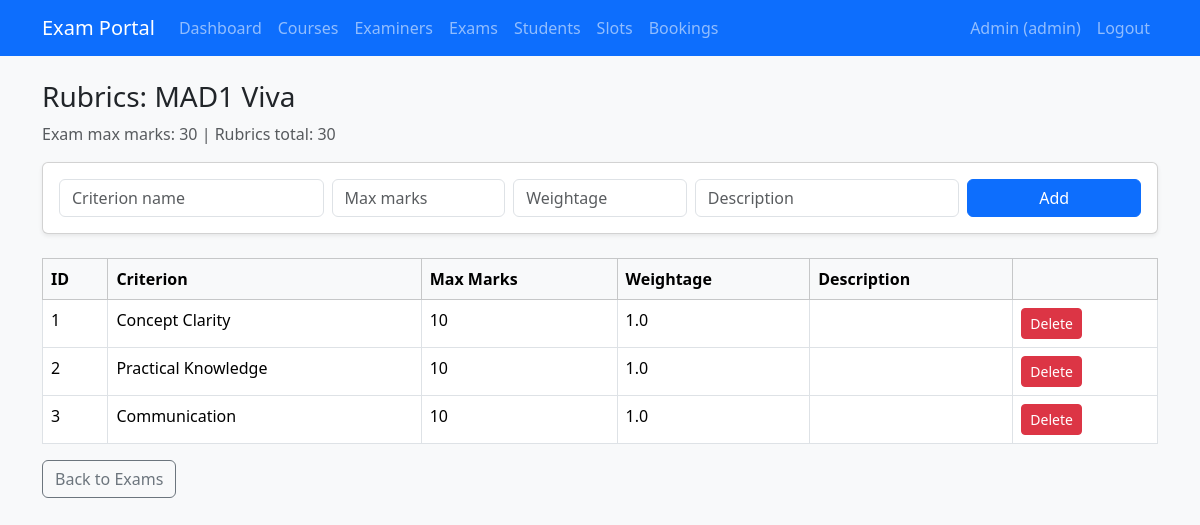
Screenshot of /admin/exams/1/rubrics (signed in) with the database file from the repository.
### models.py (models this page shows)
class User(UserMixin, db.Model):
    id = db.Column(db.Integer, primary_key=True)
    name = db.Column(db.String(100), nullable=False)
    email = db.Column(db.String(120), unique=True, nullable=False)
    password = db.Column(db.String(200), nullable=False)
    role = db.Column(db.String(20), nullable=False)  # admin / examiner / student
    contact = db.Column(db.String(20))
    department = db.Column(db.String(100))           # examiner ke liye
    is_approved = db.Column(db.Boolean, default=False)  # examiner approval
    is_active_user = db.Column(db.Boolean, default=True)

class Exam(db.Model):
    id = db.Column(db.Integer, primary_key=True)
    course_id = db.Column(db.Integer, db.ForeignKey('course.id'), nullable=False)
    examiner_id = db.Column(db.Integer, db.ForeignKey('user.id'))  # assigned examiner
    name = db.Column(db.String(100), nullable=False)
    exam_type = db.Column(db.String(30))   # Viva / Practical / Project Demo / Assessment
    duration = db.Column(db.Integer)       # minutes
    max_marks = db.Column(db.Integer)
    slot_create_start = db.Column(db.Date)
    slot_create_end = db.Column(db.Date)
    booking_start = db.Column(db.Date)
    booking_end = db.Column(db.Date)
    status = db.Column(db.String(20), default='Draft')
    results_published = db.Column(db.Boolean, default=False)
    course = db.relationship('Course')
    examiner = db.relationship('User')

class Rubric(db.Model):
    id = db.Column(db.Integer, primary_key=True)
    exam_id = db.Column(db.Integer, db.ForeignKey('exam.id'), nullable=False)
    criterion = db.Column(db.String(100), nullable=False)
    max_marks = db.Column(db.Integer, nullable=False)
    weightage = db.Column(db.Float, default=1.0)
    description = db.Column(db.Text)

### app.py (the view, shortened to what this page needs)
@app.route('/admin/exams/<int:eid>/rubrics', methods=['GET', 'POST'])
@role_required('admin')
def exam_rubrics(eid):
    exam = db.get_or_404(Exam, eid)
    rubrics = Rubric.query.filter_by(exam_id=eid).all()
    total = sum(r.max_marks for r in rubrics)
    return render_template('admin/rubrics.html', exam=exam, rubrics=rubrics, total=total)

### app.py (called while the page is built)
@login_manager.user_loader
def load_user(user_id):
    return db.session.get(User, int(user_id))

def role_required(role):
    def decorator(f):
        @wraps(f)
        def wrapper(*args, **kwargs):
            if not current_user.is_authenticated:
                return redirect(url_for('login'))
            if current_user.role != role:
                flash('Access denied.', 'danger')
                return redirect(url_for('home'))
            return f(*args, **kwargs)
        return wrapper
    return decorator

### templates/admin/rubrics.html
{% extends 'base.html' %}
{% block content %}
<h3>Rubrics: {{ exam.name }}</h3>
<p class="text-muted">Exam max marks: {{ exam.max_marks }} | Rubrics total: {{ total }}</p>
<form method="POST" class="card card-body shadow-sm mb-4">
  <div class="row g-2">
    <div class="col-md-3"><input name="criterion" class="form-control" placeholder="Criterion name" required></div>
    <div class="col-md-2"><input type="number" name="max_marks" min="1" class="form-control" placeholder="Max marks" required></div>
    <div class="col-md-2"><input type="number" step="0.1" name="weightage" class="form-control" placeholder="Weightage"></div>
    <div class="col-md-3"><input name="description" class="form-control" placeholder="Description"></div>
    <div class="col-md-2"><button class="btn btn-primary w-100">Add</button></div>
  </div>
</form>
<table class="table table-bordered bg-white">
  <thead class="table-light"><tr><th>ID</th><th>Criterion</th><th>Max Marks</th><th>Weightage</th><th>Description</th><th></th></tr></thead>
  <tbody>
  {% for r in rubrics %}
    <tr>
      <td>{{ r.id }}</td><td>{{ r.criterion }}</td><td>{{ r.max_marks }}</td>
      <td>{{ r.weightage }}</td><td>{{ r.description }}</td>
      <td>
        <form method="POST" action="{{ url_for('delete_rubric', rid=r.id) }}">
          <button class="btn btn-sm btn-danger">Delete</button>
        </form>
      </td>
    </tr>
  {% else %}
    <tr><td colspan="6" class="text-center">Abhi koi rubric nahi hai.</td></tr>
  {% endfor %}
  </tbody>
</table>
<a href="{{ url_for('admin_exams') }}" class="btn btn-outline-secondary">Back to Exams</a>
{% endblock %}

### templates/base.html (shortened to what this page needs)
<!DOCTYPE html>
<html lang="en">
<head>
  <link href="https://cdn.jsdelivr.net/npm/bootstrap@5.3.3/dist/css/bootstrap.min.css" rel="stylesheet">
</head>
<body class="bg-light">
  <nav class="navbar navbar-expand navbar-dark bg-primary mb-4">
    <div class="container">
      <a class="navbar-brand" href="{{ url_for('home') }}">Exam Portal</a>
      {% if current_user.is_authenticated and current_user.role == 'admin' %}
      <ul class="navbar-nav me-auto">
        <li class="nav-item"><a class="nav-link" href="{{ url_for('admin_dashboard') }}">Dashboard</a></li>
        <li class="nav-item"><a class="nav-link" href="{{ url_for('admin_courses') }}">Courses</a></li>
        <li class="nav-item"><a class="nav-link" href="{{ url_for('admin_examiners') }}">Examiners</a></li>
        <li class="nav-item"><a class="nav-link" href="{{ url_for('admin_exams') }}">Exams</a></li>
        <li class="nav-item"><a class="nav-link" href="{{ url_for('admin_students') }}">Students</a></li>
        <li class="nav-item"><a class="nav-link" href="{{ url_for('admin_slots') }}">Slots</a></li>
        <li class="nav-item"><a class="nav-link" href="{{ url_for('admin_bookings') }}">Bookings</a></li>
      </ul>
      {% endif %}
      <ul class="navbar-nav ms-auto">
        {% if current_user.is_authenticated %}
        <li class="nav-item"><span class="nav-link">{{ current_user.name }} ({{ current_user.role }})</span></li>
        <li class="nav-item"><a class="nav-link" href="{{ url_for('logout') }}">Logout</a></li>
        {% else %}
        <li class="nav-item"><a class="nav-link" href="{{ url_for('login') }}">Login</a></li>
        <li class="nav-item"><a class="nav-link" href="{{ url_for('register') }}">Register</a></li>
        {% endif %}
      </ul>
    </div>
  </nav>
  <div class="container">
    {% block content %}{% endblock %}
  </div>
</body>
</html>

### rows the page displays
User: name "Admin", role "admin"
Exam: name "MAD1 Viva", max_marks "30"
Rubric: id "1", criterion "Concept Clarity", max_marks "10", weightage "1.0"
Rubric: id "2", criterion "Practical Knowledge", max_marks "10", weightage "1.0"
Rubric: id "3", criterion "Communication", max_marks "10", weightage "1.0"

### other values shown
{{ total }} "30"
